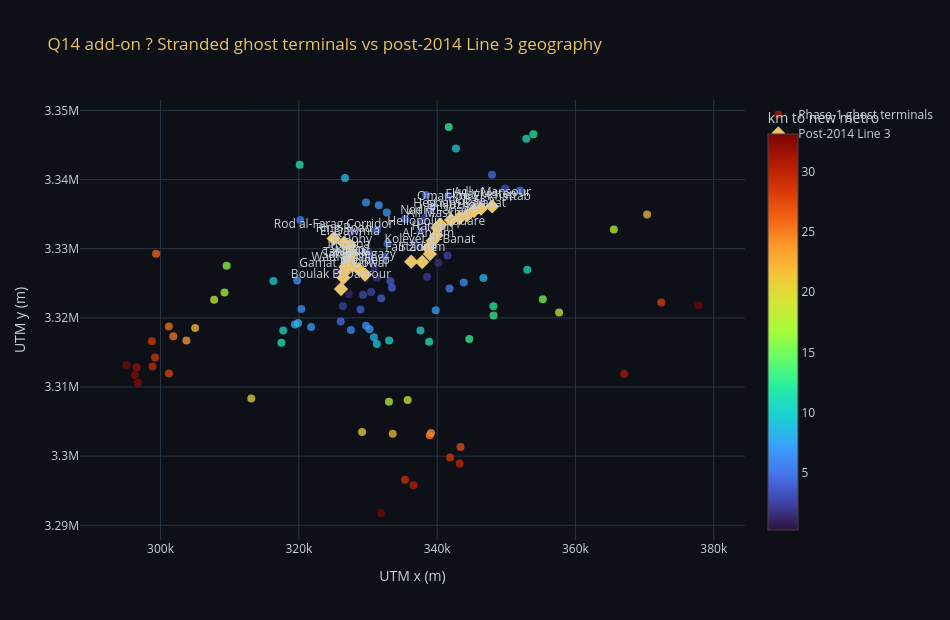

The notebook cell saved with this chart:
### Code cell
# Q14 add-on ? spatial diagnostic: where are the stranded ghost terminals relative to new Line 3 stations?
ghost_plot = ghost_gdf.copy()
ghost_plot['km_to_new_metro'] = ghost_plot['dist_to_new_metro_m'] / 1000
fig = go.Figure()
fig.add_trace(go.Scatter(
    x=ghost_plot['x'], y=ghost_plot['y'], mode='markers', name='Phase-1 ghost terminals',
    marker=dict(size=8, color=ghost_plot['km_to_new_metro'], colorscale='Turbo', colorbar=dict(title='km to new metro'), opacity=0.75),
    text=ghost_plot['Terminal_Name'], hovertemplate='%{text}<br>%{marker.color:.2f} km to new metro<extra></extra>'))
fig.add_trace(go.Scatter(
    x=new_metro.geometry.x, y=new_metro.geometry.y, mode='markers+text', name='Post-2014 Line 3',
    marker=dict(size=11, color='#E9C46A', symbol='diamond'), text=new_metro['station_en'], textposition='top center',
    hovertemplate='%{text}<extra></extra>'))
fig.update_layout(template='plotly_dark', paper_bgcolor=BG, plot_bgcolor=BG,
    title=dict(text='Q14 add-on ? Stranded ghost terminals vs post-2014 Line 3 geography', font=dict(color='#E9C46A')),
    xaxis=dict(title='UTM x (m)', color=TXT), yaxis=dict(title='UTM y (m)', color=TXT, scaleanchor='x', scaleratio=1),
    font=dict(color=TXT), height=620, width=950)
fig.show()

### Figure 1 — Plotly figure (JSON) as saved in the notebook; plotly's stock layout.template omitted (floating-point values rounded to 4 significant figures)
{"data": [{"hovertemplate": "%{text}<br>%{marker.color:.2f} km to new metro<extra></extra>", "marker": {"color": [30.85, 13.05, 4.154, 15.97, 28.36, 25.18, 22.43, 12.02, 7.917, 32.91, 3.763, 0.6549, 10.48, 0.929, 10.95, 11.9, 6.397, 28.66, 4.327, 1.644, 29.46, 18.41, 21.83, 25.77, 1.865, 25.48, 0.8622, 31.62, 29.62, 32.36, 8.44, 8.898, 32.28, 16.85, 12.81, 27.7, 8.479, 10.14, 17.91, 8.377, 7.259, 18.14, 5.513, 24.72, 2.348, 24.55, 4.08, 2.126, 0.6891, 4.839, 10.28, 1.198, 9.839, 7.139, 0.6863, 1.789, 6.615, 3.191, 3.808, 11.58, 18.7, 22.2, 20.89, 7.14, 4.747, 0.2972, 4.572, 5.517, 6.418, 29.08, 17.7, 4.639, 9.396, 4.32, 27.32, 28.56, 2.56, 1.394, 2.617, 6.458, 2.935, 0.7647, 1.127, 0.3384, 15.3, 9.475, 3.539, 2.451, 2.221, 0.3045, 2.233, 4.479, 2.944, 2.467, 30.25, 32.89, 6.403, 1.053, 4.671, 2.659, 1.155, 6.099, 12.69, 7.126, 2.182, 28.13, 2.612, 11.74, 20.45, 33.09, 9.9, 11.6, 23.56, 1.745, 6.989], "colorbar": {"title": {"text": "km to new metro"}}, "colorscale": [[0, "#30123b"], [0.07143, "#4145ab"], [0.1429, "#4675ed"], [0.2143, "#39a2fc"], [0.2857, "#1bcfd4"], [0.3571, "#24eca6"], [0.4286, "#61fc6c"], [0.5, "#a4fc3b"], [0.5714, "#d1e834"], [0.6429, "#f3c63a"], [0.7143, "#fe9b2d"], [0.7857, "#f36315"], [0.8571, "#d93806"], [0.9286, "#b11901"], [1, "#7a0402"]], "opacity": 0.75, "size": 8}, "mode": "markers", "name": "Phase-1 ghost terminals", "text": ["Church (Kayan) - New Administrative Capital", "Traffic Department  (Kattameya)", "Al Sayeda Aisha", "Smart Village", "10th District (6th of October)", "Hossary", "Al Shorouq", "Rawda Mosque  (Obour)", "Remaya (New Mashaal)", "Total  (6th of October)", "Darrasa", "Abd Al Moneim Riad", "Rehab - Gate 13 - 12", "Lebanon Square", "Al Hegaz (Obour Police )", "Gas (Banks Area)", "10th District (Nasr City)", "Al Muluk", "Al Zawya Al Hamra", "Ahmed Helmy", "6th District - 6th of October (Al Souq Al Qadeem)", "Zayed 2000", "Al Motamayez", "Sphinx Airport", "Al Warraq", "7th District (6th of October)", "Hegaz Square", "Industrial Zone 3", "15th of May", "Hamada Emam", "Matbaa", "Qalyoub", "Daewoo", "Hyper 1", "New Cairo Court", "Masaken Othman (6th of October)", "Zahraa Madinet Nasr", "Arab Maadi", "Al Shorouq Academy", "Remaya Square", "Hadaba Wosta (Moqattam)", "AUC Bus", "Al Toub Al Ramly", "Helwan Post Office", "Ain Shams Metro", "Helwan Metro", "Mamaleek -Manial (Meqyas)", "Masarra", "Bulaq Al Dakrur", "Mostorod", "Tagneed (Al Remaya)", "Masaken Helmeyet Al Zaitoun", "Abou Rawwash", "Ibrahim Bek", "Al Wehda Imbaba (Al Bohi)", "Attaba", "Qalyoub Exit", "Nahda City", "Sharabeya", "Masaken Betcho", "Hadayeq Helwan", "Badrasheen", "Saqqara", "Om Bayoumi (Mintay)", "Khosous", "Qawmeya Arabeya", "Salam Alexandria", "Awsim", "Athar Al Naby", "Tibeen", "Hawamdeyya", "Obour Market", "Khanka", "Manshiyat Nasser", "Megawra 3 (15th of May)", "Megawra 11 (15th of May)", "Masaken Almaza", "Applied Arts - Cairo University", "Masaken Othman (Ezbet El Nakhl)", "Nahia", "Qasr Al Einy", "Imbaba", "Al-Salam (10th of Ramadan)", "Koleyet Al Banat - Ain Shams University", "Lotus  (5th Settlement)", "El Itihad Square (Maadi)", "Abdullah El Refaey", "Bus Stop 43 (Matareya)", "Helmeyet El Zaitoun Metro", "Korba", "Koleyet Al Banat - Azhar University", "Kolleyet Al Zeraah (Ain Shams University)", "Al Sheikh Mansour", "Awwel Faisal", "Madinat Al Solb  (Al Tibeen)", "Mazghuna", "Marioteya & Ring Rd", "Roxy", "Omraneyya", "Al Sayeda Zeinab", "Ard El Lewaa", "Moneeb", "Abou Zaabal", "Dar El Salam", "Saray Al Qobba", "R2 - New Administrative Capital", "Mabyadah Square - Rod El Farag", "Al Qanatir Al Khayriyyah", "Masaken Dahshour", "Wizarat District - New Administrative Capital", "Carrefour - Maadi", "Hadayek AL Ahram (Second Gate)", "October (MM)", "City Stars", "Akher Tersa"], "type": "scatter", "x": [367100.0, 344600.0, 331900.0, 309600.0, 298800.0, 301900.0, 370400.0, 353900.0, 319900.0, 295100.0, 333200.0, 329600.0, 353000.0, 325700.0, 352900.0, 348100.0, 343900.0, 299200.0, 332800.0, 330900.0, 298800.0, 307800.0, 305000.0, 299400.0, 327500.0, 301200.0, 340700.0, 296600.0, 343300.0, 296700.0, 330900.0, 326700.0, 296300.0, 309300.0, 348200.0, 301200.0, 346700.0, 333100.0, 365600.0, 319400.0, 339800.0, 357600.0, 341800.0, 338900.0, 338200.0, 339100.0, 328900.0, 330400.0, 325800.0, 335400.0, 317700.0, 338900.0, 316300.0, 332700.0, 327900.0, 331300.0, 329700.0, 349800.0, 332400.0, 338800.0, 335700.0, 333600.0, 329100.0, 331600.0, 338400.0, 326800.0, 347900.0, 320200.0, 329700.0, 335400.0, 333000.0, 352000.0, 342700.0, 333500.0, 343400.0, 341900.0, 341500.0, 327300.0, 339000.0, 319800.0, 329300.0, 328200.0, 346800.0, 338800.0, 355300.0, 331300.0, 341600.0, 337800.0, 337600.0, 338600.0, 338600.0, 331300.0, 339400.0, 326400.0, 336600.0, 331900.0, 320400.0, 337700.0, 326100.0, 330500.0, 325400.0, 327500.0, 341700.0, 330200.0, 336700.0, 372400.0, 330200.0, 320100.0, 313100.0, 377800.0, 337600.0, 317500.0, 303700.0, 340200.0, 321800.0], "y": [3312000.0, 3317000.0, 3323000.0, 3328000.0, 3317000.0, 3317000.0, 3335000.0, 3347000.0, 3319000.0, 3313000.0, 3325000.0, 3326000.0, 3327000.0, 3327000.0, 3346000.0, 3322000.0, 3325000.0, 3314000.0, 3331000.0, 3327000.0, 3313000.0, 3323000.0, 3319000.0, 3329000.0, 3332000.0, 3319000.0, 3332000.0, 3313000.0, 3299000.0, 3311000.0, 3317000.0, 3340000.0, 3312000.0, 3324000.0, 3320000.0, 3312000.0, 3326000.0, 3317000.0, 3333000.0, 3319000.0, 3321000.0, 3321000.0, 3324000.0, 3303000.0, 3334000.0, 3303000.0, 3321000.0, 3328000.0, 3325000.0, 3334000.0, 3318000.0, 3333000.0, 3325000.0, 3335000.0, 3330000.0, 3326000.0, 3337000.0, 3339000.0, 3329000.0, 3317000.0, 3308000.0, 3303000.0, 3303000.0, 3336000.0, 3338000.0, 3331000.0, 3341000.0, 3334000.0, 3319000.0, 3297000.0, 3308000.0, 3338000.0, 3344000.0, 3324000.0, 3301000.0, 3300000.0, 3329000.0, 3323000.0, 3336000.0, 3325000.0, 3323000.0, 3329000.0, 3337000.0, 3329000.0, 3323000.0, 3316000.0, 3338000.0, 3334000.0, 3333000.0, 3330000.0, 3326000.0, 3333000.0, 3336000.0, 3322000.0, 3296000.0, 3292000.0, 3321000.0, 3330000.0, 3319000.0, 3324000.0, 3326000.0, 3318000.0, 3348000.0, 3318000.0, 3331000.0, 3322000.0, 3329000.0, 3342000.0, 3308000.0, 3322000.0, 3318000.0, 3316000.0, 3317000.0, 3328000.0, 3319000.0]}, {"hovertemplate": "%{text}<extra></extra>", "marker": {"color": "#E9C46A", "size": 11, "symbol": "diamond"}, "mode": "markers+text", "name": "Post-2014 Line 3", "text": ["Adly Mansour", "El Haykestep", "Omar Ibn El-Khattab", "Qobaa", "Hesham Barakat", "El-Nozha", "Nadi El-Shams", "Alf Maskan", "Heliopolis Square", "Haroun", "Al-Ahram", "Koleyet El-Banat", "Stadium", "Fair Zone", "Maspero", "Safaa Hegazy", "Kit Kat", "Sudan", "Imbaba", "El-Bohy", "El-Qawmia", "Ring Road", "Rod al-Farag Corridor", "Tawfikia", "Wadi El Nile", "Gamat El Dowal", "Boulak El Dakrour"], "textposition": "top center", "type": "scatter", "x": [348000.0, 346400.0, 345300.0, 344300.0, 343300.0, 342000.0, 340500.0, 340000.0, 339900.0, 339400.0, 338700.0, 338900.0, 337800.0, 336300.0, 329600.0, 328700.0, 327800.0, 327000.0, 327200.0, 327500.0, 327400.0, 326500.0, 325000.0, 326700.0, 326600.0, 326400.0, 326100.0], "y": [3336000.0, 3336000.0, 3335000.0, 3335000.0, 3334000.0, 3334000.0, 3333000.0, 3333000.0, 3332000.0, 3331000.0, 3330000.0, 3329000.0, 3328000.0, 3328000.0, 3326000.0, 3327000.0, 3328000.0, 3328000.0, 3329000.0, 3329000.0, 3330000.0, 3331000.0, 3331000.0, 3327000.0, 3327000.0, 3326000.0, 3324000.0]}], "layout": {"font": {"color": "#C9D1D9"}, "height": 620, "paper_bgcolor": "#0D1117", "plot_bgcolor": "#0D1117", "title": {"font": {"color": "#E9C46A"}, "text": "Q14 add-on ? Stranded ghost terminals vs post-2014 Line 3 geography"}, "width": 950, "xaxis": {"color": "#C9D1D9", "title": {"text": "UTM x (m)"}}, "yaxis": {"color": "#C9D1D9", "scaleanchor": "x", "scaleratio": 1, "title": {"text": "UTM y (m)"}}}}
